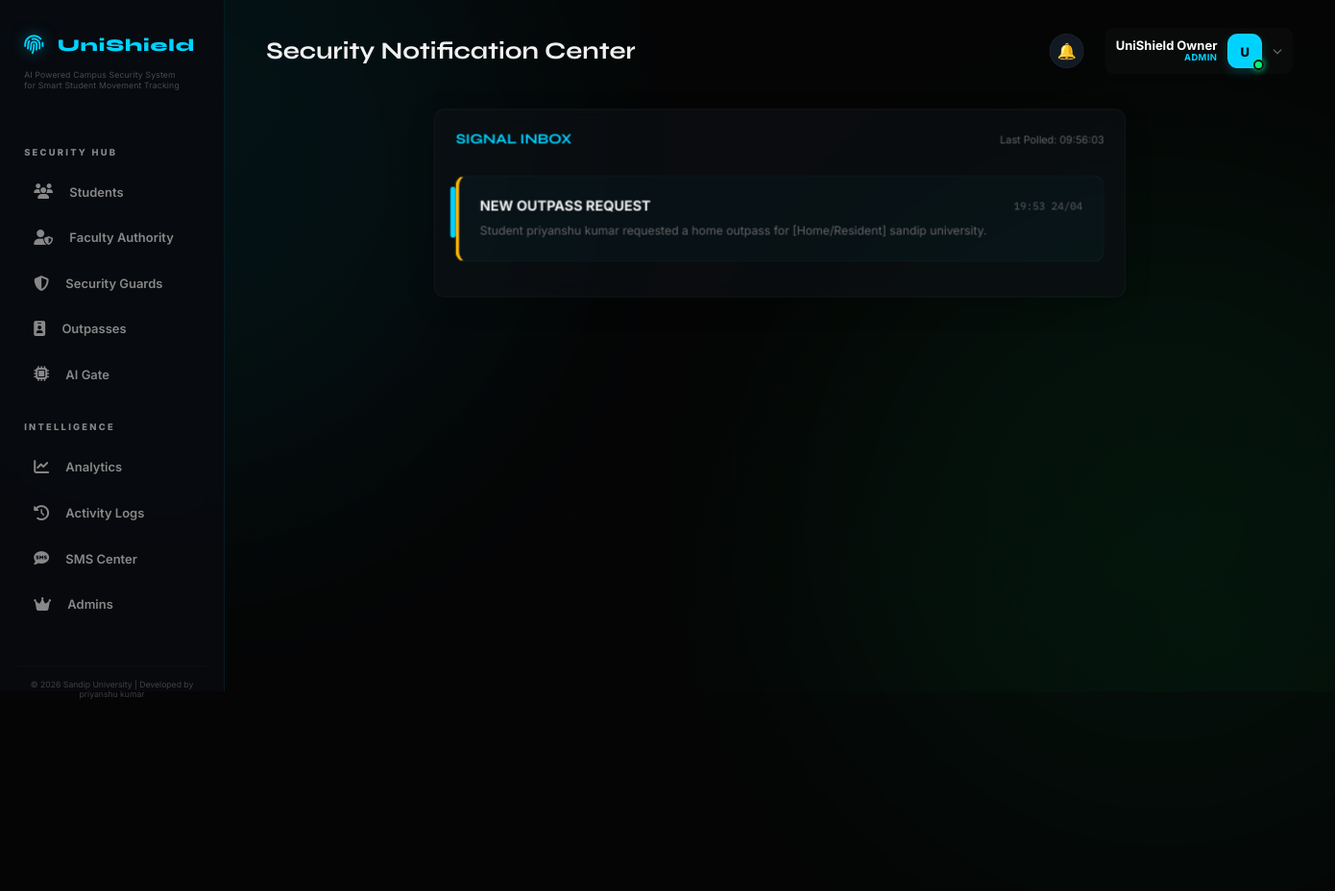
The app's page /admin/notifications (signed in), older data.
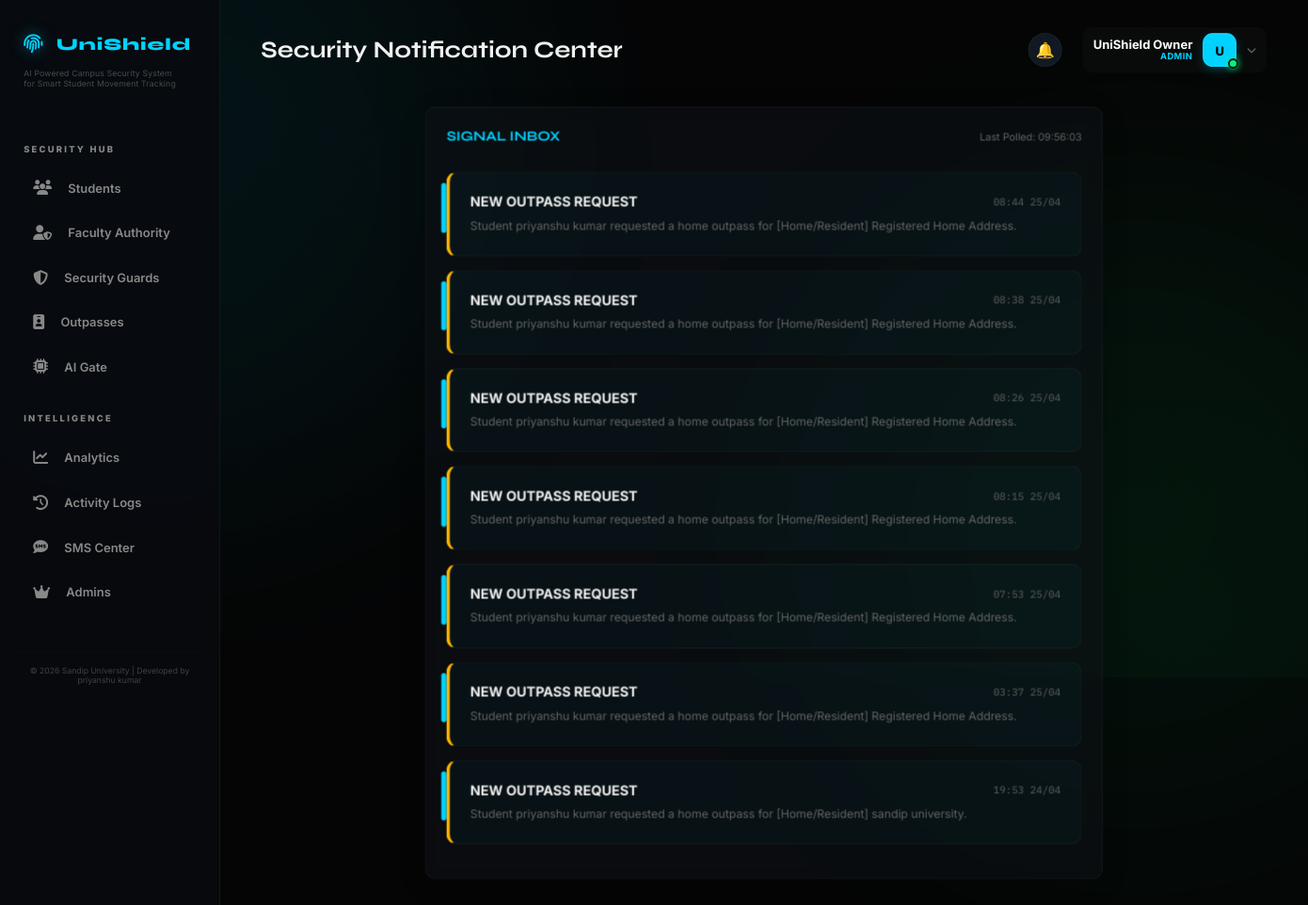
The same page, newer data.
### models/user.py (models this page shows, shortened)
class User(db.Model, UserMixin):
    __tablename__ = 'users'
    id = db.Column(db.Integer, primary_key=True)
    username = db.Column(db.String(80), unique=True, nullable=False)
    email = db.Column(db.String(120), unique=True)
    password_hash = db.Column(db.String(128), nullable=False)
    role = db.Column(db.String(20), nullable=False)  # admin | guard | student
    name = db.Column(db.String(100), nullable=False)
    student_id = db.Column(db.String(50), unique=True)
    phone = db.Column(db.String(15))
    parent_phone = db.Column(db.String(15))
    department = db.Column(db.String(200))
    course = db.Column(db.String(100))
    session_year = db.Column(db.String(50))
    year = db.Column(db.Integer)
    hostel_room = db.Column(db.String(20))
    face_encoded = db.Column(db.Text)          # JSON string of encoding
    face_image = db.Column(db.String(200))     # Full path to encoded photo
    photo_path = db.Column(db.String(200))     # Path to stored photo
    id_card_photo = db.Column(db.String(200))  # Path to ID card scan
    is_blacklisted = db.Column(db.Boolean, default=False)
    violations = db.Column(db.Integer, default=0)
    admin_role = db.Column(db.String(30), default='VIEWER') # OWNER | SUPER_ADMIN | SECURITY_ADMIN | VIEWER
    employee_id = db.Column(db.String(50), unique=True)
    permissions = db.Column(db.Text) # JSON list of permissions
    status = db.Column(db.String(20), default='PENDING') # PENDING | ACTIVE | INACTIVE
    last_login = db.Column(db.DateTime)
    last_active = db.Column(db.DateTime, default=datetime.utcnow)
    last_action = db.Column(db.String(200)) # Last readable action performed
    is_active = db.Column(db.Boolean, default=True)
    created_at = db.Column(db.DateTime, default=datetime.utcnow)
    signature_path = db.Column(db.String(200))
    stamp_path = db.Column(db.String(200))
    assigned_gate = db.Column(db.String(50))
    shift_timing = db.Column(db.String(100))
    emergency_contact = db.Column(db.String(15))
    aadhar_document = db.Column(db.String(200))  # Self-attested document

### models/log.py (models this page shows)
class Notification(db.Model):
    __tablename__ = 'notifications'
    id = db.Column(db.Integer, primary_key=True)
    user_id = db.Column(db.Integer, db.ForeignKey('users.id'), nullable=False)
    title = db.Column(db.String(200), nullable=False)
    message = db.Column(db.Text, nullable=False)
    type = db.Column(db.String(50))  # request|approval|alert|system
    is_read = db.Column(db.Boolean, default=False)
    created_at = db.Column(db.DateTime, default=datetime.utcnow)

### routes/admin.py (the view)
@admin_bp.route('/notifications')
@login_required
@admin_required
def notifications():
    notifs = Notification.query.filter_by(user_id=current_user.id).order_by(Notification.created_at.desc()).all()
    for n in notifs:
        n.is_read = True
    db.session.commit()
    return render_template('admin/notifications.html', notifications=notifs)

### routes/admin.py (called while the page is built)
def admin_required(f):
    @wraps(f)
    def decorated_function(*args, **kwargs):
        if not current_user.is_authenticated or current_user.role != 'admin':
            flash('Admin access required', 'danger')
            return redirect(url_for('auth.login'))
        return f(*args, **kwargs)
    return decorated_function

### templates/admin/notifications.html
{% extends "base.html" %}
{% block page_title %}Security Notification Center{% endblock %}
{% block content %}
<div class="card" style="max-width: 800px; margin: 0 auto;">
    <div style="display: flex; justify-content: space-between; align-items: center; margin-bottom: 2rem;">
        <h3 style="color: var(--accent);">SIGNAL INBOX</h3>
        <p style="font-size: 0.75rem; color: var(--text-muted);">Last Polled: {{ now.strftime('%H:%M:%S') }}</p>
    </div>
    {% for n in notifications %}
    <div style="padding: 1.5rem; border: 1px solid var(--border); border-radius: 12px; margin-bottom: 1rem; position: relative; background: {{ 'rgba(0,200,255,0.03)' if not n.is_read else 'transparent' }}; border-left: 4px solid {{ 'var(--accent)' if n.type == 'approval' else 'var(--warning)' if n.type == 'request' else 'var(--danger)' if n.type == 'alert' else 'var(--border)' }};">
        <div style="display: flex; justify-content: space-between; align-items: center; margin-bottom: 0.5rem;">
            <p style="font-weight: 700; font-size: 1rem; color: var(--text-main);">{{ n.title | upper }}</p>
            <p class="mono" style="font-size: 0.75rem; color: var(--text-muted);">{{ n.created_at.strftime('%H:%M %d/%m') }}</p>
        </div>
        <p style="font-size: 0.85rem; color: var(--text-muted); line-height: 1.6;">{{ n.message }}</p>
        {% if not n.is_read %}
        <span style="position: absolute; top: 0.75rem; left: -10px; width: 6px; height: 60%; background: var(--accent); border-radius: 3px;"></span>
        {% endif %}
    </div>
    {% else %}
    <div style="text-align: center; padding: 5rem 0; color: var(--text-muted); font-size: 0.85rem;">
        <i class="fas fa-satellite" style="font-size: 3rem; margin-bottom: 2rem; opacity: 0.1;"></i>
        <p>NO SIGNALS RECEIVED</p>
    </div>
    {% endfor %}
</div>
{% endblock %}

### templates/base.html (shortened to what this page needs)
<!DOCTYPE html>
<html lang="en">
<head>
    <link rel="stylesheet" href="https://cdnjs.cloudflare.com/ajax/libs/font-awesome/6.4.0/css/all.min.css">
</head>
<body>
    <div class="bg-blob blob-1"></div>
    <div class="bg-blob blob-2"></div>
    <div class="bg-blob blob-3"></div>
    {% if current_user.is_authenticated %}
    <aside>
        <a href="/" class="logo" style="margin-bottom: 1rem;">
            <i class="fas fa-fingerprint"></i>
            <span>UniShield</span>
        </a>
        <div style="font-size: 0.6rem; color: var(--text-muted); text-align: left; padding-left: 0.5rem; margin-bottom: 2rem; letter-spacing: 0.2px; line-height: 1.3; opacity: 0.7;">
            AI Powered Campus Security System<br>for Smart Student Movement Tracking
        </div>
        <div class="nav-section">
            <div class="nav-section-title">Security Hub</div>
            {% if current_user.role == 'admin' %}
                <a href="{{ url_for('admin.students') }}" class="nav-link"><i class="fas fa-users"></i> Students</a>
                <a href="{{ url_for('admin.manage_faculty') }}" class="nav-link"><i class="fas fa-user-shield"></i> Faculty Authority</a>
                <a href="{{ url_for('admin.guards') }}" class="nav-link"><i class="fas fa-shield-halved"></i> Security Guards</a>
                <a href="{{ url_for('admin.outpasses') }}" class="nav-link"><i class="fas fa-id-badge"></i> Outpasses</a>
                <a href="{{ url_for('gate.terminal') }}" class="nav-link"><i class="fas fa-microchip"></i> AI Gate</a>
                <div class="nav-section-title">Intelligence</div>
                <a href="{{ url_for('admin.analytics') }}" class="nav-link"><i class="fas fa-chart-line"></i> Analytics</a>
                <a href="{{ url_for('admin.reports') }}" class="nav-link"><i class="fas fa-history"></i> Activity Logs</a>
                <a href="{{ url_for('admin.sms_center') }}" class="nav-link"><i class="fas fa-sms"></i> SMS Center</a>
                <a href="{{ url_for('admin.manage_admins') }}" class="nav-link"><i class="fas fa-crown"></i> Admins</a>
            {% elif current_user.role == 'guard' %}
                <a href="{{ url_for('guard.dashboard') }}" class="nav-link"><i class="fas fa-desktop"></i> Terminal</a>
                <a href="{{ url_for('gate.terminal') }}" class="nav-link"><i class="fas fa-microchip"></i> AI Gate</a>
            {% elif current_user.role == 'warden' %}
                <a href="{{ url_for('warden.dashboard') }}" class="nav-link"><i class="fas fa-home"></i> Dashboard</a>
            {% elif current_user.role in ['hod', 'dean'] %}
                <a href="{{ url_for('faculty.dashboard') }}" class="nav-link"><i class="fas fa-home"></i> Dashboard</a>
            {% else %}
                <a href="{{ url_for('student.dashboard') }}" class="nav-link"><i class="fas fa-home"></i> Dashboard</a>
                <a href="{{ url_for('student.request_outpass') }}" class="nav-link"><i class="fas fa-paper-plane"></i> New Request</a>
            {% endif %}
            <div style="margin-top: 3rem; padding: 1rem 0.5rem 0 0.5rem; font-size: 0.6rem; color: var(--text-muted); text-align: center; opacity: 0.6; border-top: 1px solid rgba(255,255,255,0.03);">
                © 2026 Sandip University | Developed by priyanshu kumar
            </div>
        </div>
    </aside>
    {% endif %}
    <main style="{% if not current_user.is_authenticated %}margin-left: 0;{% endif %}">
        {% if current_user.is_authenticated %}
        <div class="top-bar">
            <h1 style="font-size: 1.75rem;">{% block page_title %}{% endblock %}</h1>
            <div style="display: flex; align-items: center; gap: 1.5rem;">
                {% if current_user.role == 'admin' %}
                <div class="nb-wrap" id="nb-wrap">
                  <button class="nb-btn" onclick="nbToggle()">🔔
                  </button>
                </div>
                {% else %}
                <a href="#" class="notification-bell">
                    <i class="fas fa-bell"></i>
                    <span id="notif-badge" class="badge">0</span>
                </a>
                {% endif %}
                <div class="profile-dropdown-container">
                    <div class="profile-trigger" id="profileTrigger">
                        <div class="profile-info-text">
                            <p class="name">{{ current_user.name }}</p>
                            <p class="role">{{ current_user.role | upper }}</p>
                        </div>
                        <div class="avatar-box">
                            {% if current_user.photo_path %}
                                <img src="{{ url_for('static', filename='uploads/' + current_user.photo_path) }}" alt="Avatar">
                            {% else %}
                                <span>{{ current_user.name[0] | upper }}</span>
                            {% endif %}
                            <div class="online-dot"></div>
                        </div>
                        <i class="fas fa-chevron-down toggle-icon"></i>
                    </div>
                </div>
            </div>
        </div>
        {% endif %}
        {% block content %}{% endblock %}
    </main>
</body>
</html>

Row changes from the older to the newer data that the page shows:
added Notification: title "NEW OUTPASS REQUEST", created_at "08:44 25/04", message "Student priyanshu kumar requested a home outpass for [Home/Resident] Registered Home Address.", is_read False (drawn)
added Notification: title "NEW OUTPASS REQUEST", created_at "08:38 25/04", message "Student priyanshu kumar requested a home outpass for [Home/Resident] Registered Home Address.", is_read False (drawn)
added Notification: title "NEW OUTPASS REQUEST", created_at "08:26 25/04", message "Student priyanshu kumar requested a home outpass for [Home/Resident] Registered Home Address.", is_read False (drawn)
added Notification: title "NEW OUTPASS REQUEST", created_at "08:15 25/04", message "Student priyanshu kumar requested a home outpass for [Home/Resident] Registered Home Address.", is_read False (drawn)
added Notification: title "NEW OUTPASS REQUEST", created_at "07:53 25/04", message "Student priyanshu kumar requested a home outpass for [Home/Resident] Registered Home Address.", is_read False (drawn)
added Notification: title "NEW OUTPASS REQUEST", created_at "03:37 25/04", message "Student priyanshu kumar requested a home outpass for [Home/Resident] Registered Home Address.", is_read False (drawn)
